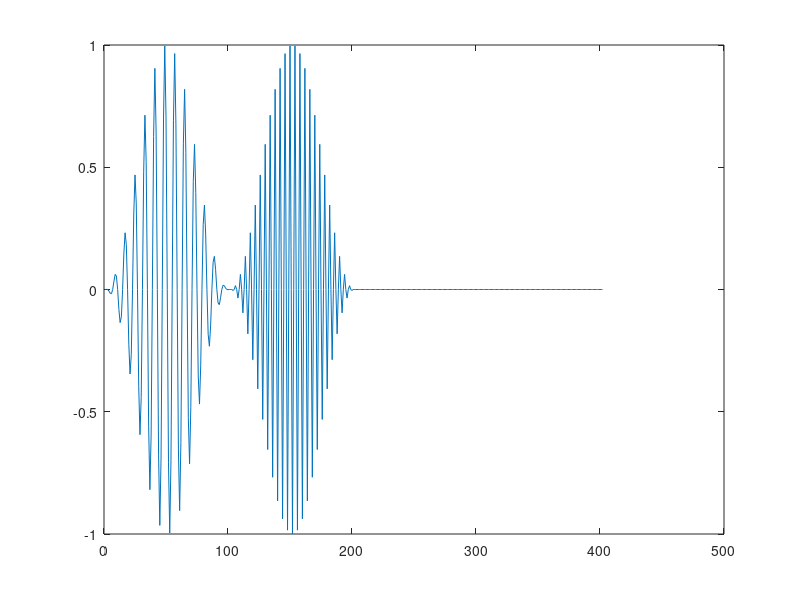

This figure's MATLAB source:
hann=transpose(hanning(101));

x1 = cos(pi/4*(0:100)).*hann;
x2 = cos(2*pi/4*(0:100)).*hann;
x = [x1 x2 zeros(1,200)];
plot(x);

r=0.7;

a=exp(-j*pi/4)-r*exp(j*pi/4);
b=1-r*exp(j*pi/4)*exp(-j*pi/4);
[gd w]=grpdelay(b,a);
